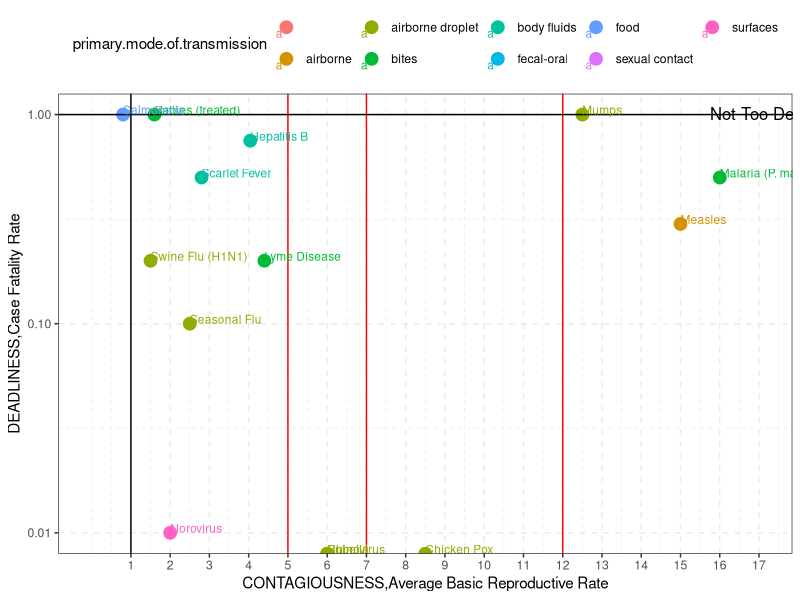
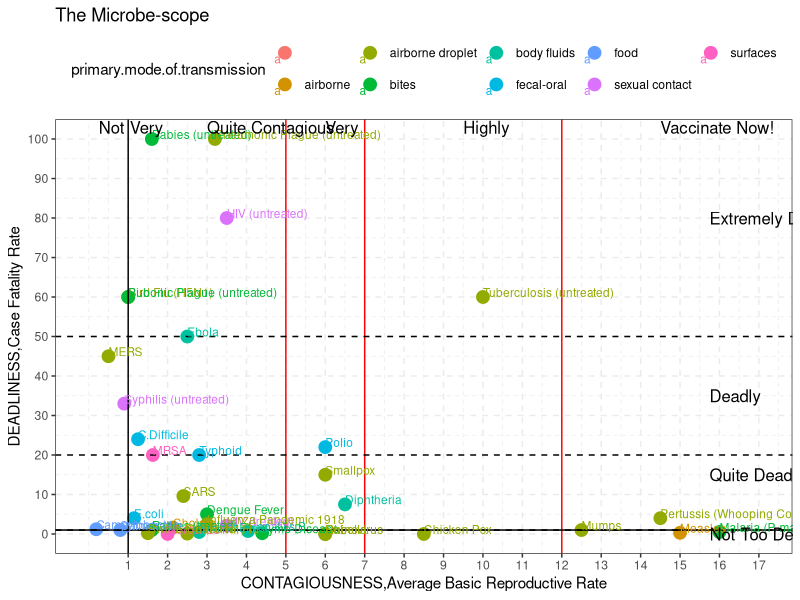

Generate these figures, in order, with R:
## ---- chunk 1
setwd("~/Github/data-viz/ebola")
Microbe_Data_Raw <- read.csv(file="Microbe-scope-bugs.csv", header=TRUE)
## ---- chunk 2
##Add  the column name "Microbe.Name" to first column of the data frame
names(Microbe_Data_Raw)[1]<-"Microbe.Name"

##identify the columns in the data frame titled as "notes"
notes <- grep(pattern="note", x=names(Microbe_Data_Raw), ignore.case=TRUE)
names(Microbe_Data_Raw)[notes]

##Remove the selected columns from the data frame
Microbe <- subset(Microbe_Data_Raw, select = -notes)

##Function to drop the  % sign from the case.fatality.rate column and turn it into numeric values
dropPct<-function(df, var){
  dropPct<-strsplit(as.character(df[[var]]), split="%")
  df[[var]]<-as.numeric(dropPct)
  return(df[[var]])
  }

##Implementing the function
Microbe[["case.fatality.rate"]]<-dropPct(Microbe, "case.fatality.rate")

##Converting the average.basic.reproductive.rate to numeric value
Microbe$average.basic.reproductive.rate <- as.numeric(as.character(Microbe$average.basic.reproductive.rate))

## ---- chunk 3
##Import ggplot library
library(ggplot2)
## ---- chunk 4
##Plot the data 
Germ_Plot <- ggplot(Microbe, aes(x=average.basic.reproductive.rate,y=case.fatality.rate,color=primary.mode.of.transmission,label=Microbe.Name))
## ---- chunk 5
##Germ_Plot1 plots the smaller case.fatality.rate values on an equally spaced log scale. 
Germ_Plot1<- Germ_Plot + geom_point(shape=19,alpha=1,size=4) + scale_x_continuous(breaks=1:20, limits=c(0,17)) + scale_y_log10(breaks=c(0.01,0.1,1), limits=c(0.01,1)) 

##Germ_Plot2 plots the larger case.fatality.rate values on a continuous y scale ranging from 0-100 
Germ_Plot2 <- Germ_Plot + geom_point(shape=19,alpha=1,size=4) + scale_x_continuous(breaks=1:20, limits=c(0,17)) + scale_y_continuous(breaks=(c(0,seq(10,100,10))), limits=c(0,100))
## ---- chunk 6

Germ_Plot1 <- Germ_Plot1 + geom_vline(alpha=1,xintercept=5,colour="red") + geom_vline(alpha=1,xintercept=7,colour="red") + geom_vline(alpha=1,xintercept=12,colour="red")

Germ_Plot2 <- Germ_Plot2 + geom_vline(alpha=1,xintercept=5,colour="red") + geom_vline(alpha=1,xintercept=7,colour="red") + geom_vline(alpha=1,xintercept=12,colour="red")

Germ_Plot1 <- Germ_Plot1 + geom_hline(yintercept=1) + geom_vline(xintercept=1) 
Germ_Plot2 <- Germ_Plot2 + geom_hline(yintercept=1) + geom_vline(xintercept=1) 

##
Germ_Plot2 <- Germ_Plot2 + geom_hline(alpha=1,yintercept=1,linetype="dashed")
Germ_Plot2 <- Germ_Plot2 + geom_hline(alpha=1,yintercept=20,linetype="dashed")
Germ_Plot2 <- Germ_Plot2 + geom_hline(alpha=1,yintercept=50,linetype="dashed")
## ---- chunk 7
##
Germ_Plot1 <- Germ_Plot1 + geom_text(hjust=0, vjust=0,size=3)+ xlab("CONTAGIOUSNESS,Average Basic Reproductive Rate") + ylab("DEADLINESS,Case Fatality Rate")
Germ_Plot2 <- Germ_Plot2 + geom_text(hjust=0, vjust=0,size=3) + xlab("CONTAGIOUSNESS,Average Basic Reproductive Rate") + ylab("DEADLINESS,Case Fatality Rate")

## ---- chunk 8
##Expand the plot to make room for annotations, and change the theme to a white background with dashed lines. 
library(grid)
Germ_Plot1 <- Germ_Plot1 + theme(plot.margin = unit(c(3,3,3,3), "lines")) + theme_bw() +  theme(panel.grid=element_line(linetype="dashed")) + theme(legend.position="top")
Germ_Plot2 <- Germ_Plot2 + theme(plot.margin = unit(c(14,14,14,14), "lines")) + theme_bw() +  theme(panel.grid=element_line(linetype="dashed")) + theme(legend.position="top") + labs(title="The Microbe-scope")
## ---- chunk 9
##
Germ_Plot1<- Germ_Plot1 + annotation_custom(grob=textGrob(label = "Not Very", hjust = 0, gp = gpar(fontsize=8,cex = 1.5)), ymin=1.25,ymax=1.25,xmin=0.25,xmax=0.25)
Germ_Plot2<- Germ_Plot2 + annotation_custom(grob=textGrob(label = "Not Very", hjust = 0, gp = gpar(fontsize=8,cex = 1.5)), ymin=103,ymax=103,xmin=0.25,xmax=0.25)

##
Germ_Plot1<- Germ_Plot1 + annotation_custom(grob=textGrob(label = "Quite Contagious", hjust = 0, gp = gpar(fontsize=8,cex = 1.5)), ymin=1.25,ymax=1.25,xmin=3,xmax=3)
Germ_Plot2<- Germ_Plot2 + annotation_custom(grob=textGrob(label = "Quite Contagious", hjust = 0, gp = gpar(fontsize=8,cex = 1.5)), ymin=103,ymax=103,xmin=3,xmax=3)

##
Germ_Plot1<- Germ_Plot1 + annotation_custom(grob=textGrob(label = "Very", hjust = 0, gp = gpar(fontsize=8,cex = 1.5)), ymin=1.25,ymax=1.25,xmin=6,xmax=6)
Germ_Plot2<- Germ_Plot2 + annotation_custom(grob=textGrob(label = "Very", hjust = 0, gp = gpar(fontsize=8,cex = 1.5)), ymin=103,ymax=103,xmin=6,xmax=6)

##
Germ_Plot1<- Germ_Plot1 + annotation_custom(grob=textGrob(label = "Highly", hjust = 0, gp = gpar(fontsize=8,cex = 1.5)), ymin=1.25,ymax=1.25,xmin=9.5,xmax=9.5)
Germ_Plot2<- Germ_Plot2 + annotation_custom(grob=textGrob(label = "Highly", hjust = 0, gp = gpar(fontsize=8,cex = 1.5)), ymin=103,ymax=103,xmin=9.5,xmax=9.5)

##
Germ_Plot1<- Germ_Plot1 + annotation_custom(grob=textGrob(label = "Vaccinate Now!", hjust = 0, gp = gpar(fontsize=8,cex = 1.5)), ymin=1.25,ymax=1.25,xmin=14.5,xmax=14.5)
Germ_Plot2<- Germ_Plot2 + annotation_custom(grob=textGrob(label = "Vaccinate Now!", hjust = 0, gp = gpar(fontsize=8,cex = 1.5)), ymin=103,ymax=103,xmin=14.5,xmax=14.5)

## ---- chunk 10
##
Germ_Plot2<- Germ_Plot2 + annotation_custom(grob=textGrob(label = "Extremely Deadly", hjust = 0, gp = gpar(fontsize=8,cex = 1.5)), ymin=80,ymax=80,xmin=14.5,xmax=17)

##
Germ_Plot2<- Germ_Plot2 + annotation_custom(grob=textGrob(label = "Deadly", hjust = 0, gp = gpar(fontsize=8,cex = 1.5)), ymin=35,ymax=35,xmin=14.5,xmax=17)

##
Germ_Plot2<- Germ_Plot2 + annotation_custom(grob=textGrob(label = "Quite Deadly", hjust = 0, gp = gpar(fontsize=8,cex = 1.5)), ymin=15,ymax=15,xmin=14.5,xmax=17)

##
Germ_Plot1<- Germ_Plot1 + annotation_custom(grob=textGrob(label = "Not Too Deadly", hjust = 0, gp = gpar(fontsize=8,cex = 1.5)), ymin=0.001,ymax=0.01,xmin=14.5,xmax=17)
Germ_Plot2<- Germ_Plot2 + annotation_custom(grob=textGrob(label = "Not Too Deadly", hjust = 0, gp = gpar(fontsize=8,cex = 1.5)), ymin=0.01,ymax=0.01,xmin=14.5,xmax=17)
## ---- chunk 11
Germ_Plot1
Germ_Plot2

